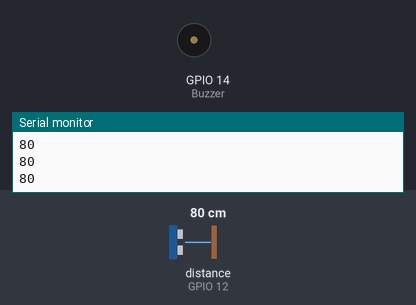
Bench run of a sketch on a simulated ESP32. Shown: buzzer (waves = sounding, pin HIGH), the last lines printed to the serial monitor. Wiring (inferred from the names in the program): ultrasonic range finder: trigger GPIO 13; echo GPIO 12. The inputs (shaded band) are chosen by the test bench; at power-on: distance to the obstacle (sensor on GPIO 12) 80 cm. The echo pulse lasts 58.3 µs per cm; WiFi joins after 1.5 s; servers stay silent unless stated; pins used as bus, display or sensor lines are not drawn.

Above: at 3.0 s.
3.1 s: distance to the obstacle (sensor on GPIO 12) set to 54 cm
6.1 s: distance to the obstacle (sensor on GPIO 12) set to 45 cm
At 9.0 s:
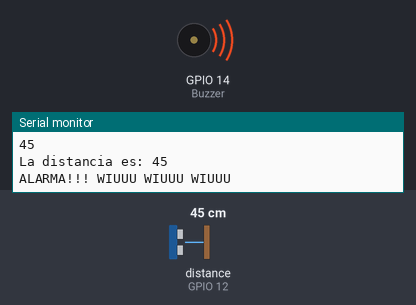
Timing chart, 0 to 15.1 s (numbered marks = the images above; inputs shaded):
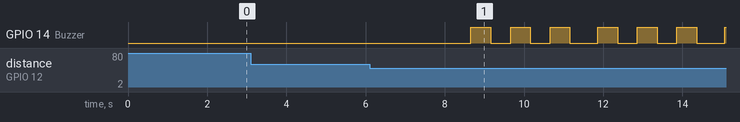

The sketch:

AlarmSystem.ino.ino
```cpp
#include <WiFi.h>
#include <WiFiClientSecure.h>
#include <UniversalTelegramBot.h>
#include <ArduinoJson.h>


int DISTANCIA = 0;
int pinEco=12;
int triggerPin=13;
int contador = 0;
int Buzzer = 14;

const char* ssid = "Redmi 10";
const char* password = "enfacundi";


// Inicializa Bot Telegram
#define BOTtoken "6366266446:AAEQk7YnWnVnrQsEHMVbhMVM8uSGhWl19HA"  // Tu Bot Token (Obtener de Botfather)


#define CHAT_ID "1076728481"

WiFiClientSecure client;

UniversalTelegramBot bot(BOTtoken, client);

long readUltrasonicDistance(int triggerPin, int echoPin)
{
  //Iniciamos el pin del emisor de reuido en salida
  pinMode(triggerPin, OUTPUT);
  //Apagamos el emisor de sonido
  digitalWrite(triggerPin, LOW);
  //Retrasamos la emision de sonido por 2 milesismas de segundo
  delayMicroseconds(2);
  // Comenzamos a emitir sonido
  digitalWrite(triggerPin, HIGH);
  //Retrasamos la emision de sonido por 2 milesismas de segundo
  delayMicroseconds(10);
  //Apagamos el emisor de sonido
  digitalWrite(triggerPin, LOW);
  //Comenzamos a escuchar el sonido
  pinMode(echoPin, INPUT);
  // Calculamos el tiempo que tardo en regresar el sonido
  return pulseIn(echoPin, HIGH);
}


void handleNewMessages(int numNewMessages, int distancia) {

  for (int i=0; i<numNewMessages; i++) {
    // Chat id of the requester
    String chat_id = String(bot.messages[i].chat_id);
    if (chat_id != CHAT_ID){
      bot.sendMessage(CHAT_ID, "Usuario no autorizado", "");
      continue;
    }

    String text = bot.messages[i].text;

    if (text == "/start") {
      bot.sendMessage(chat_id, "Bot iniciado", "");

    }


    if(text== "/revise")
    {
      if (contador==0)
      {
        bot.sendMessage(chat_id,"Todo chill nada se mueve por acá");

      }
      else{
      String msg = "Se detectó movimiento " + String(contador)+ " veces, venga que me roban ";
      bot.sendMessage(chat_id, msg,"");
      contador = 0;

      }
    }
  }
}


void setup() {
  Serial.begin(115200);
  pinMode(Buzzer, OUTPUT);


  // Conecta a red WiFi con SSID y password
  Serial.print("Conectado a ");
  Serial.println(ssid);
  WiFi.begin(ssid, password);
  client.setCACert(TELEGRAM_CERTIFICATE_ROOT);


  while (WiFi.status() != WL_CONNECTED) {
    delay(500);
    Serial.print(".");
  }
  // Muestra IP local
  Serial.println("");
  Serial.println("WiFi conectado.");
  Serial.println("IP address: ");
  Serial.println(WiFi.localIP());
  bot.sendMessage(CHAT_ID, "BIenvenido Al bot de Alarma. Tienes opciones de activación y solicitud de datos \n 1. Empezar: /start \n 2. /revise", "");

}


void loop() {
  int numNewMessages = bot.getUpdates(bot.last_message_received + 1);
  //Calculamos la distancia en cm
  DISTANCIA = 0.01723 * readUltrasonicDistance(triggerPin, pinEco);
  //Mostramos la disstancia
  Serial.println(DISTANCIA);
  delay(100);

  if (DISTANCIA<=50 || DISTANCIA >= 100)
  {
    if(contador <=5){


      bot.sendMessage(CHAT_ID, "Alguien entró", "");
      Serial.print("La distancia es: ");
      Serial.println(DISTANCIA);
      contador+=1;
    }
    if(contador>3){
      Serial.println("ALARMA!!! WIUUU WIUUU WIUUU");
      digitalWrite(Buzzer, HIGH);
      delay(500);
      digitalWrite(Buzzer, LOW);
      delay(500);
      digitalWrite(Buzzer, HIGH);
      delay(500);
      digitalWrite(Buzzer, LOW);
      delay(500);
      digitalWrite(Buzzer, HIGH);
      delay(500);
      digitalWrite(Buzzer, LOW);

    }
  }

  while(numNewMessages) {
    handleNewMessages(numNewMessages, DISTANCIA);
    numNewMessages = bot.getUpdates(bot.last_message_received + 1);
  }
}
```

Measured:
- the behaviour switches between 51 and 50 cm on distance to the obstacle (sensor on GPIO 12) (found by bisection; images 0 and 1)
- after the input at 6.1 s, GPIO 14 (Buzzer): LOW → HIGH after 2.6 s, → LOW 0.50 s later, → HIGH 0.50 s later, → LOW 0.50 s later, … (13 changes in this stretch)
